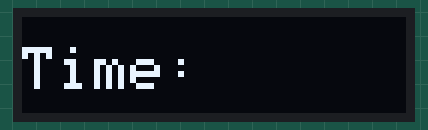
Bench run of a sketch on a simulated ESP32. Shown: 128×32 one-colour display. WiFi joins after 1.5 s; servers stay silent unless stated; uploads are accepted with an empty reply; what the sketch prints to the serial monitor is not drawn.

Above: at 2.3 s.

The sketch:

commute_display.ino
```cpp
#include <WiFi.h>
#include <HTTPClient.h>
#include <Adafruit_GFX.h>
#include <Adafruit_SSD1306.h>

// Replace with your network credentials
const char* ssid = "YOUR_SSID";
const char* password = "YOUR_PASSWORD";

// Google Maps API key
const char* api_key = "YOUR_GOOGLE_MAPS_API_KEY";

// Start and end locations for your commute
const char* origin = "START_LOCATION"; // e.g., "123+Main+Street,City,State"
const char* destination = "DESTINATION_LOCATION"; // e.g., "456+Elm+Street,City,State"

// OLED display settings
#define SCREEN_WIDTH 128
#define SCREEN_HEIGHT 32
#define OLED_RESET    -1
Adafruit_SSD1306 display(SCREEN_WIDTH, SCREEN_HEIGHT, &Wire, OLED_RESET);

void setup() {
  Serial.begin(115200);

  // Initialize OLED
  if (!display.begin(SSD1306_I2C_ADDRESS, OLED_RESET)) {
    Serial.println(F("SSD1306 allocation failed"));
    for (;;);
  }
  display.clearDisplay();
  display.display();

  // Connect to Wi-Fi
  WiFi.begin(ssid, password);
  while (WiFi.status() != WL_CONNECTED) {
    delay(1000);
    Serial.println("Connecting to WiFi...");
  }
  Serial.println("Connected to WiFi");

  // Fetch and display commute time
  fetchCommuteTime();
}

void loop() {
  // Refresh commute time every 10 minutes
  delay(600000);
  fetchCommuteTime();
}

void fetchCommuteTime() {
  if (WiFi.status() == WL_CONNECTED) {
    HTTPClient http;
    String url = "https://maps.googleapis.com/maps/api/directions/json?origin=" + String(origin) + "&destination=" + String(destination) + "&key=" + String(api_key);

    http.begin(url.c_str());
    int httpCode = http.GET();

    if (httpCode > 0) {
      String payload = http.getString();
      Serial.println(payload);

      // Parse the JSON response to extract commute time
      int timeIndex = payload.indexOf("duration") + 34;
      int timeEndIndex = payload.indexOf("\"", timeIndex);
      String commuteTime = payload.substring(timeIndex, timeEndIndex);

      // Display commute time on OLED
      display.clearDisplay();
      display.setTextSize(2);
      display.setTextColor(SSD1306_WHITE);
      display.setCursor(0, 10);
      display.print("Time: ");
      display.print(commuteTime);
      display.display();

    } else {
      Serial.println("Error on HTTP request");

      // Display error on OLED
      display.clearDisplay();
      display.setTextSize(1);
      display.setTextColor(SSD1306_WHITE);
      display.setCursor(0, 10);
      display.print("Error ");
      display.print(httpCode);
      display.display();
    }
    http.end();
  } else {
    Serial.println("WiFi Disconnected");

    // Display WiFi error on OLED
    display.clearDisplay();
    display.setTextSize(1);
    display.setTextColor(SSD1306_WHITE);
    display.setCursor(0, 10);
    display.print("WiFi Disconnected");
    display.display();
  }
}
```
